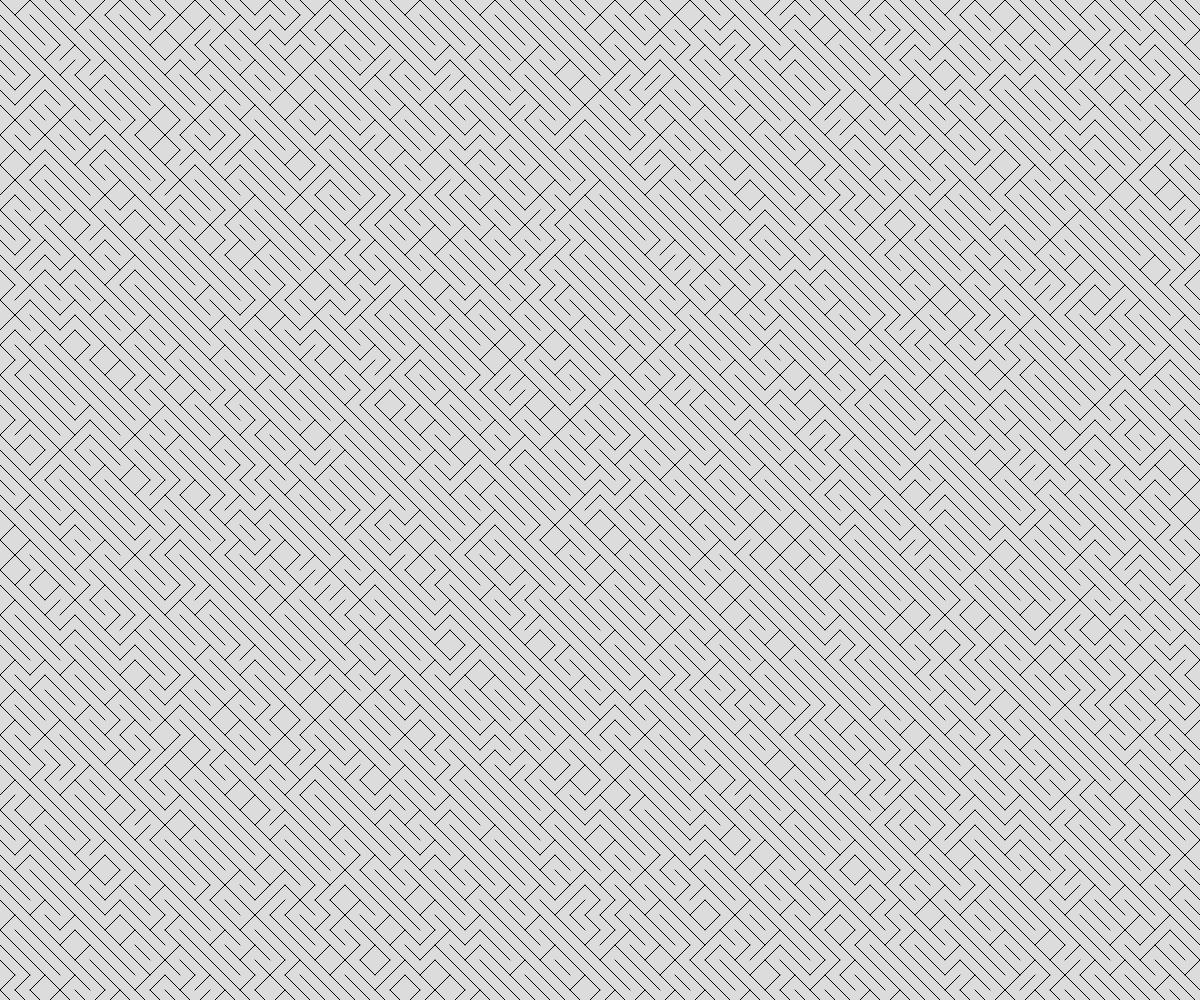
Frame 1 (no input)
Frame 60 (no input): identical to frame 1, image omitted
Frame 120 (the mouse pressed at the canvas centre since frame 60): identical to frame 1, image omitted

The p5.js sketch that drew this single still picture (run headless with seeded random() and noise() and a simulated clock; from frame 60 on, the mouse is pressed at the canvas centre):

// p5.js sketch
// ── sketch.js
// Generative Art

let theTiles = [];
const THE_SIZE = 15;

function setup() {
  createCanvas(windowWidth, windowHeight);

  for (let y = THE_SIZE/2; y<=height; y+=THE_SIZE) {
    for (let x = THE_SIZE/2; x<=width; x+=THE_SIZE) {
      let someTile = spawnTile(x, y, THE_SIZE);
      theTiles.push(someTile);
    }
  }
  
  
}

function draw() {
  background(220);

  for (let tile of theTiles) {
    line(tile.x1, tile.y1, tile.x2, tile.y2);
  }
}

function spawnTile(x, y, tileSize) {
  let choice = random(100);
  let tile;
  if (choice < 25) {
    tile = {
      x1: x - tileSize/2,
      y1: y + tileSize/2,
      x2: x + tileSize/2,
      y2: y - tileSize/2
    };
  }
  else {
    tile = {
      x1: x - tileSize/2,
      y1: y - tileSize/2,
      x2: x + tileSize/2,
      y2: y + tileSize/2
    };
  }
  return tile;
}
